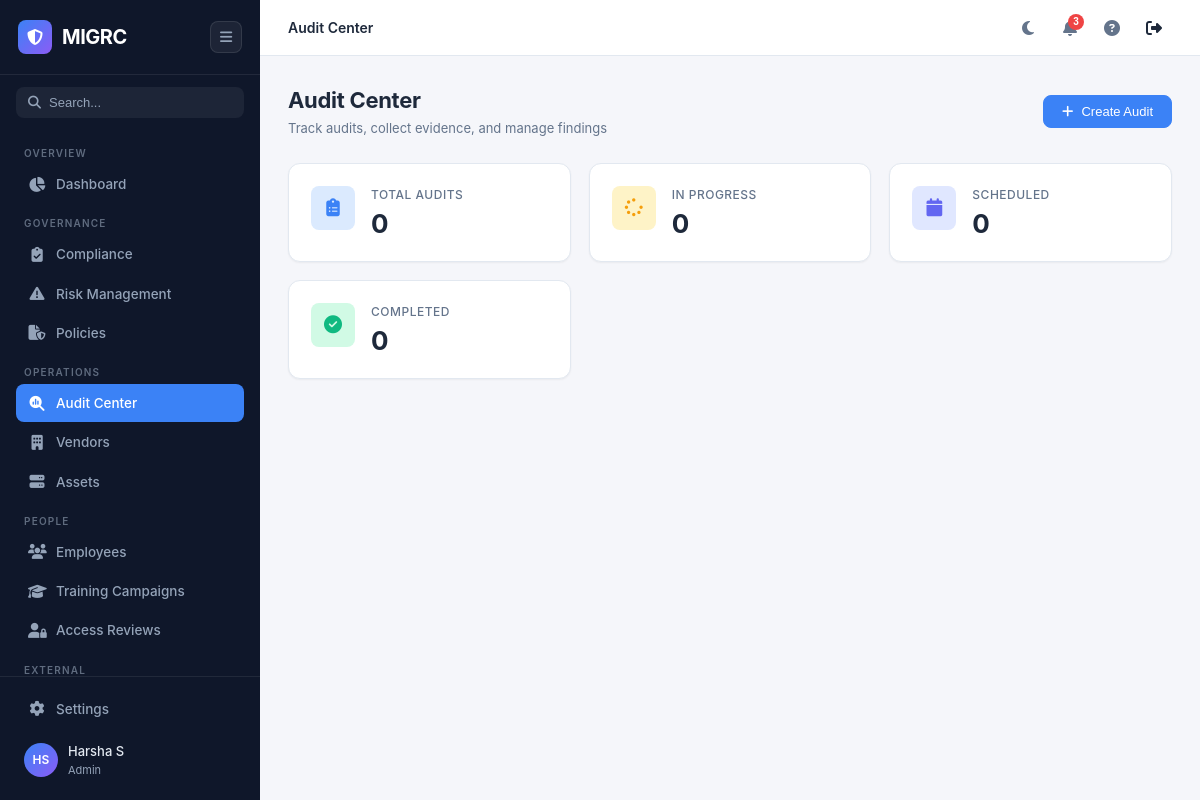
The page /audits (signed in) on the database its author committed.
### app/models.py (models this page shows, shortened)
class User(UserMixin, db.Model):
    __tablename__ = 'users'
    id = db.Column(db.Integer, primary_key=True)
    email = db.Column(db.String(120), unique=True, nullable=False, index=True)
    password_hash = db.Column(db.String(256), nullable=False)
    name = db.Column(db.String(100), nullable=False)
    role = db.Column(db.String(30), nullable=False, default='Viewer')
    is_active_user = db.Column(db.Boolean, default=True)
    created_at = db.Column(db.DateTime, default=datetime.utcnow)
    last_login = db.Column(db.DateTime)
    @property
    def is_active(self):
        return self.is_active_user

### app/routes/audits.py (the view)
@audits_bp.route('/audits')
@login_required
def audits():
    all_audits = Audit.query.all()
    frameworks = Framework.query.order_by(Framework.name).all()
    evidence_by_audit = {
        a.id: [
            {'id': ei.id, 'title': ei.control.title, 'code': ei.control.code, 'status': ei.status}
            for ei in a.evidence_items.order_by(AuditEvidence.id)
        ]
        for a in all_audits
    }
    audit_dicts = [a.to_dict() for a in all_audits]
    return render_template('audits.html', page='audits', audits=audit_dicts,
        frameworks=frameworks, evidence_by_audit=evidence_by_audit)

### app/models.py (called while the page is built)
    @property
    def total_controls(self):
        return self.controls.count()

### templates/audits.html (shortened to what this page needs)
{% extends "base.html" %}
{% block breadcrumb %}<span>Audit Center</span>{% endblock %}
{% block content %}
<div class="page-header">
    <div>
        <h1>Audit Center</h1>
        <p>Track audits, collect evidence, and manage findings</p>
    </div>
    <div class="page-actions">
        <button class="btn btn-primary" onclick="showCreateAuditModal()"><i class="fas fa-plus"></i> Create Audit</button>
    </div>
</div>
<div class="stats-grid">
    <div class="stat-card">
        <div class="stat-icon blue"><i class="fas fa-clipboard-list"></i></div>
        <div class="stat-info">
            <div class="stat-label">Total Audits</div>
            <div class="stat-value">{{ audits|length }}</div>
        </div>
    </div>
    <div class="stat-card">
        <div class="stat-icon orange"><i class="fas fa-spinner"></i></div>
        <div class="stat-info">
            <div class="stat-label">In Progress</div>
            <div class="stat-value">{{ audits|selectattr('status', 'equalto', 'In Progress')|list|length }}</div>
        </div>
    </div>
    <div class="stat-card">
        <div class="stat-icon purple"><i class="fas fa-calendar"></i></div>
        <div class="stat-info">
            <div class="stat-label">Scheduled</div>
            <div class="stat-value">{{ audits|selectattr('status', 'equalto', 'Scheduled')|list|length }}</div>
        </div>
    </div>
    <div class="stat-card">
        <div class="stat-icon green"><i class="fas fa-circle-check"></i></div>
        <div class="stat-info">
            <div class="stat-label">Completed</div>
            <div class="stat-value">{{ audits|selectattr('status', 'equalto', 'Completed')|list|length }}</div>
        </div>
    </div>
</div>
{% endblock %}

### templates/base.html (shortened to what this page needs)
<!DOCTYPE html>
<html lang="en" data-theme="light">
<head>
    <link rel="stylesheet" href="{{ url_for('static', filename='css/style.css') }}">
    <link rel="stylesheet" href="https://cdnjs.cloudflare.com/ajax/libs/font-awesome/6.5.1/css/all.min.css">
</head>
<body>
    <aside class="sidebar" id="sidebar">
        <div class="sidebar-header">
            <div class="logo">
                <div class="logo-icon"><i class="fas fa-shield-halved"></i></div>
                <span class="logo-text">MIGRC</span>
            </div>
            <button class="sidebar-toggle" id="sidebarToggle">
                <i class="fas fa-bars"></i>
            </button>
        </div>
        <div class="sidebar-search">
            <div class="search-box">
                <i class="fas fa-search"></i>
                <input type="text" placeholder="Search..." id="sidebarSearch">
            </div>
        </div>
        <nav class="sidebar-nav">
            <div class="nav-section">
                <span class="nav-section-title">Overview</span>
                <a href="/" class="nav-item {% if page == 'dashboard' %}active{% endif %}">
                    <i class="fas fa-chart-pie"></i>
                    <span>Dashboard</span>
                </a>
            </div>
            <div class="nav-section">
                <span class="nav-section-title">Governance</span>
                <a href="/compliance" class="nav-item {% if page == 'compliance' %}active{% endif %}">
                    <i class="fas fa-clipboard-check"></i>
                    <span>Compliance</span>
                </a>
                <a href="/risks" class="nav-item {% if page == 'risks' %}active{% endif %}">
                    <i class="fas fa-exclamation-triangle"></i>
                    <span>Risk Management</span>
                </a>
                <a href="/policies" class="nav-item {% if page == 'policies' %}active{% endif %}">
                    <i class="fas fa-file-shield"></i>
                    <span>Policies</span>
                </a>
            </div>
            <div class="nav-section">
                <span class="nav-section-title">Operations</span>
                <a href="/audits" class="nav-item {% if page == 'audits' %}active{% endif %}">
                    <i class="fas fa-magnifying-glass-chart"></i>
                    <span>Audit Center</span>
                </a>
                <a href="/vendors" class="nav-item {% if page == 'vendors' %}active{% endif %}">
                    <i class="fas fa-building"></i>
                    <span>Vendors</span>
                </a>
                <a href="/assets" class="nav-item {% if page == 'assets' %}active{% endif %}">
                    <i class="fas fa-server"></i>
                    <span>Assets</span>
                </a>
            </div>
            <div class="nav-section">
                <span class="nav-section-title">People</span>
                <a href="/people/employees" class="nav-item {% if page == 'employees' %}active{% endif %}">
                    <i class="fas fa-users"></i>
                    <span>Employees</span>
                </a>
                <a href="/people/training-campaigns" class="nav-item {% if page == 'training_campaigns' %}active{% endif %}">
                    <i class="fas fa-graduation-cap"></i>
                    <span>Training Campaigns</span>
                </a>
                <a href="/people/access-reviews" class="nav-item {% if page == 'access_reviews' %}active{% endif %}">
                    <i class="fas fa-user-lock"></i>
                    <span>Access Reviews</span>
                </a>
            </div>
            <div class="nav-section">
                <span class="nav-section-title">External</span>
            </div>
        </nav>
        <div class="sidebar-footer">
            <a href="/settings" class="nav-item {% if page == 'settings' %}active{% endif %}">
                <i class="fas fa-gear"></i>
                <span>Settings</span>
            </a>
            <div class="user-profile">
                <div class="avatar">{{ current_user.name.split()[0][0] }}{{ current_user.name.split()[-1][0] if ' ' in current_user.name else '' }}</div>
                <div class="user-info">
                    <span class="user-name">{{ current_user.name }}</span>
                    <span class="user-role">{{ current_user.role }}</span>
                </div>
            </div>
        </div>
    </aside>
    <main class="main-content" id="mainContent">
        <header class="topbar">
            <div class="topbar-left">
                <div class="breadcrumb">
                    {% block breadcrumb %}{% endblock %}
                </div>
            </div>
            <div class="topbar-right">
                <button class="topbar-btn" id="themeToggle" title="Toggle theme">
                    <i class="fas fa-moon"></i>
                </button>
                <button class="topbar-btn" title="Notifications">
                    <span class="notification-badge">3</span>
                </button>
                <button class="topbar-btn" title="Help">
                    <i class="fas fa-question-circle"></i>
                </button>
                <a href="/logout" class="topbar-btn" title="Logout" style="text-decoration:none;color:inherit;">
                    <i class="fas fa-right-from-bracket"></i>
                </a>
            </div>
        </header>
        <div class="page-content">
            {% block content %}{% endblock %}
        </div>
    </main>
</body>
</html>

### rows shown on the page
User: name "H", name "S", name "Harsha S", role "Admin"

### other values the page prints
{{ audits|length }} "0"
{{ audits|selectattr('status', 'equalto', 'In Progress')|list|length }} "0"
{{ audits|selectattr('status', 'equalto', 'Scheduled')|list|length }} "0"
{{ audits|selectattr('status', 'equalto', 'Completed')|list|length }} "0"
